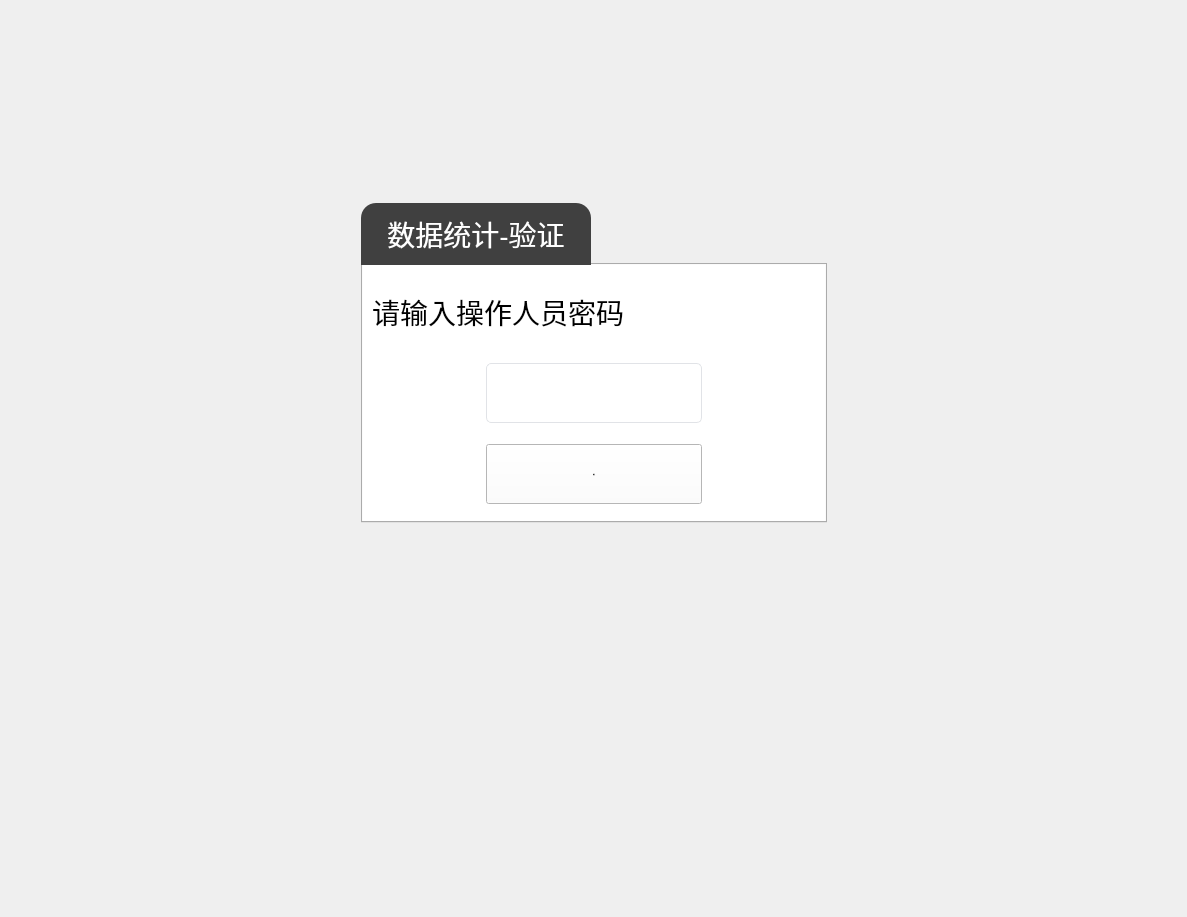
         <widget class="QWidget" name="page_5">
          <layout class="QGridLayout" name="gridLayout_4" rowstretch="1,1,2" columnstretch="3,4,3">
           <property name="bottomMargin">
            <number>11</number>
           </property>
           <item row="0" column="1">
            <spacer name="verticalSpacer_4">
             <property name="orientation">
              <enum>Qt::Vertical</enum>
             </property>
             <property name="sizeHint" stdset="0">
              <size>
               <width>20</width>
               <height>191</height>
              </size>
             </property>
            </spacer>
           </item>
           <item row="1" column="0">
            <spacer name="horizontalSpacer">
             <property name="orientation">
              <enum>Qt::Horizontal</enum>
             </property>
             <property name="sizeHint" stdset="0">
              <size>
               <width>434</width>
               <height>20</height>
              </size>
             </property>
            </spacer>
           </item>
           <item row="1" column="1">
            <widget class="QTabWidget" name="tabWidget_High">
             <property name="minimumSize">
              <size>
               <width>0</width>
               <height>320</height>
              </size>
             </property>
             <property name="styleSheet">
              <string notr="true">
QTabBar::tab {
border-top-left-radius: 10px;
border-top-right-radius: 10px;
min-width: 200px;
max-width: 250px;
padding: 15px;
font-size: 28px;
background-color:rgb(255, 255, 255);
	color:white;
margin-right: 0;
}
QTabWidget QTabBar
{
	font-size: 28px;
}

QTabBar::tab:selected{

border-top-left-radius: 15px;
border-top-right-radius: 15px;
min-width: 200px;
max-width:250px;
padding: 15px;
font-size: 28px;
	background-color:rgb(64,64,64);
color:white;

	/*border: 2px solid #1B72BF; */   

}</string>
             </property>
             <widget class="QWidget" name="qwe_5">
              <property name="styleSheet">
               <string notr="true">QWidget
{
background-color:rgb(255, 255, 255);
}</string>
              </property>
              <attribute name="title">
               <string>数据统计-验证</string>
              </attribute>
              <layout class="QGridLayout" name="gridLayout_3" rowstretch="1,1,1" columnstretch="1,2,1">
               <item row="1" column="1">
                <widget class="QLineEdit" name="mEdit_Statistics_Login">
                 <property name="minimumSize">
                  <size>
                   <width>0</width>
                   <height>60</height>
                  </size>
                 </property>
                 <property name="maximumSize">
                  <size>
                   <width>11111111</width>
                   <height>60</height>
                  </size>
                 </property>
                 <property name="styleSheet">
                  <string notr="true">QLineEdit
{
	border: 1px solid #e1e3e7;         
	border-radius: 5px;
	font-size:28px;
	color: rgb(64, 64, 64);
	background-color: rgb(255, 255, 255);
}</string>
                 </property>
                 <property name="text">
                  <string/>
                 </property>
                 <property name="echoMode">
                  <enum>QLineEdit::Password</enum>
                 </property>
                </widget>
               </item>
               <item row="2" column="1">
                <widget class="QPushButton" name="mBtn_Statistics_Login">
                 <property name="sizePolicy">
                  <sizepolicy hsizetype="Minimum" vsizetype="Minimum">
                   <horstretch>0</horstretch>
                   <verstretch>0</verstretch>
                  </sizepolicy>
                 </property>
                 <property name="minimumSize">
                  <size>
                   <width>0</width>
                   <height>50</height>
                  </size>
                 </property>
                 <property name="maximumSize">
                  <size>
                   <width>300</width>
                   <height>60</height>
                  </size>
                 </property>
                 <property name="font">
                  <font>
                   <pointsize>-1</pointsize>
                  </font>
                 </property>
                 <property name="styleSheet">
                  <string notr="true">QPushButton{ 
	border-radius:8px;
background-color:rgb(64,64,64);
font-size:26px; 
color:white;


}
QPushButton:hover{
font-size:26px; 
color:white;
}

QPushButton:pressed{
	background-color:rgb(31, 78, 121);
};
</string>
                 </property>
                 <property name="text">
                  <string>确认</string>
                 </property>
                </widget>
               </item>
               <item row="0" column="0" colspan="3">
                <widget class="QLabel" name="label_62">
                 <property name="styleSheet">
                  <string notr="true">QLabel
{
	color: rgb(0, 0, 0);
	font-size:28px;
}</string>
                 </property>
                 <property name="text">
                  <string>请输入操作人员密码</string>
                 </property>
                 <property name="alignment">
                  <set>Qt::AlignLeading|Qt::AlignLeft|Qt::AlignVCenter</set>
                 </property>
                </widget>
               </item>
               <item row="1" column="2">
                <spacer name="verticalSpacer_2">
                 <property name="orientation">
                  <enum>Qt::Vertical</enum>
                 </property>
                 <property name="sizeHint" stdset="0">
                  <size>
                   <width>20</width>
                   <height>40</height>
                  </size>
                 </property>
                </spacer>
               </item>
               <item row="2" column="2">
                <spacer name="verticalSpacer_3">
                 <property name="orientation">
                  <enum>Qt::Vertical</enum>
                 </property>
                 <property name="sizeHint" stdset="0">
                  <size>
                   <width>20</width>
                   <height>40</height>
                  </size>
                 </property>
                </spacer>
               </item>
              </layout>
             </widget>
            </widget>
           </item>
           <item row="1" column="2">
            <spacer name="horizontalSpacer_2">
             <property name="orientation">
              <enum>Qt::Horizontal</enum>
             </property>
             <property name="sizeHint" stdset="0">
              <size>
               <width>433</width>
               <height>20</height>
              </size>
             </property>
            </spacer>
           </item>
           <item row="2" column="1">
            <spacer name="verticalSpacer_5">
             <property name="orientation">
              <enum>Qt::Vertical</enum>
             </property>
             <property name="sizeHint" stdset="0">
              <size>
               <width>20</width>
               <height>384</height>
              </size>
             </property>
            </spacer>
           </item>
          </layout>
         </widget>
